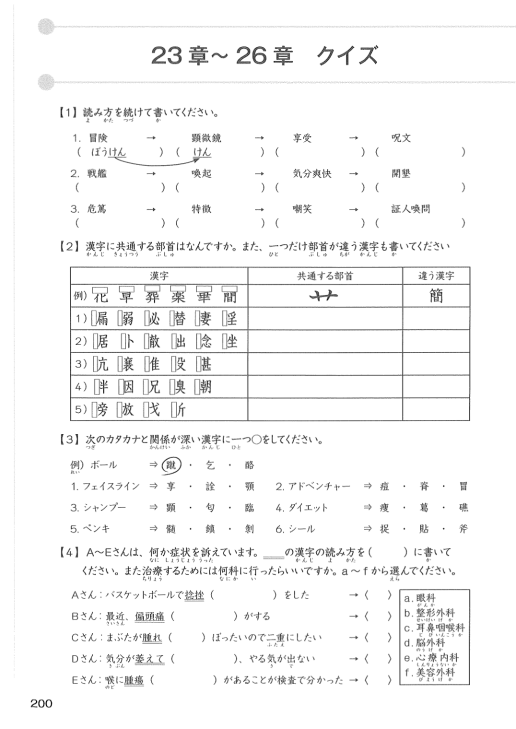
#> input picture scripts/phase5_renders/idx_193_bpage_200.png, 1032 x 1457 px, found by its file name (shown at 1/2 size)
$ python test_crops_p200.py
#> lines starting #> are read from the running program, lines starting #| are printed output that depends on the picture
import sys
from PIL import Image

sys.stdout.reconfigure(encoding='utf-8')

# Coordinates for:
# idx_193_bpage_200.png (size: 1032 x 1457)
# Let's inspect vertical divisions:
# Header: 0 - 200
# 【1】: ~200 - 450
# 【2】: ~450 - 850
# 【3】: ~850 - 1050
# 【4】: ~1050 - 1400

im_p200 = Image.open('scripts/phase5_renders/idx_193_bpage_200.png')
#> im_p200 is the input picture: PIL image 1032x1457 RGB; min 0, max 255, mean 246.6
w, h = im_p200.size
#> w = 1032; h = 1457
print(f"p200 size: {w}x{h}")
#| p200 size: 1032x1457

# Let's crop p200 sections
# Margin left: ~100, right: ~930
crop_ch24 = im_p200.crop((80, 190, 950, 470)) # 【1】
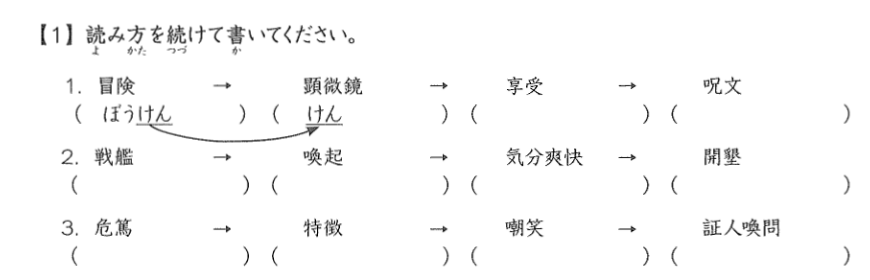
#> crop_ch24: PIL image 870x280 RGB; min 1, max 255, mean 249.6
crop_ch25 = im_p200.crop((80, 470, 950, 850)) # 【2】
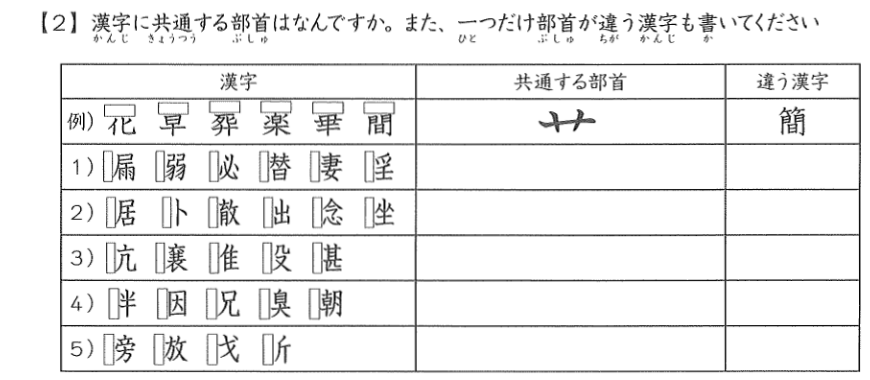
#> crop_ch25: PIL image 870x380 RGB; min 1, max 255, mean 238.6
crop_ch23 = im_p200.crop((80, 850, 950, 1070)) # 【3】
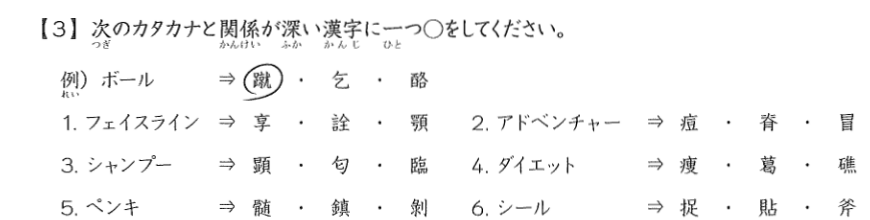
#> crop_ch23: PIL image 870x220 RGB; min 0, max 255, mean 247.6
crop_ch26 = im_p200.crop((80, 1070, 950, 1400)) # 【4】
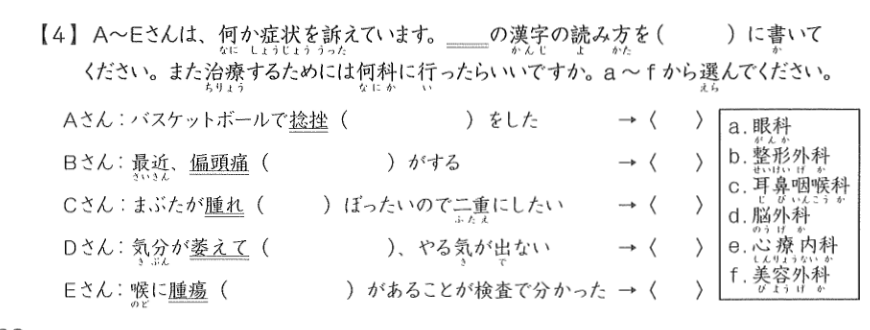
#> crop_ch26: PIL image 870x330 RGB; min 0, max 255, mean 243.4

crop_ch24.save('scripts/phase5_renders/test_ch24.webp', 'WEBP', quality=95)
crop_ch25.save('scripts/phase5_renders/test_ch25.webp', 'WEBP', quality=95)
crop_ch23.save('scripts/phase5_renders/test_ch23.webp', 'WEBP', quality=95)
crop_ch26.save('scripts/phase5_renders/test_ch26.webp', 'WEBP', quality=95)
print("Saved crops for p200")

$ run again, with scripts/phase5_renders/idx_191_bpage_198.png copied over scripts/phase5_renders/idx_193_bpage_200.png
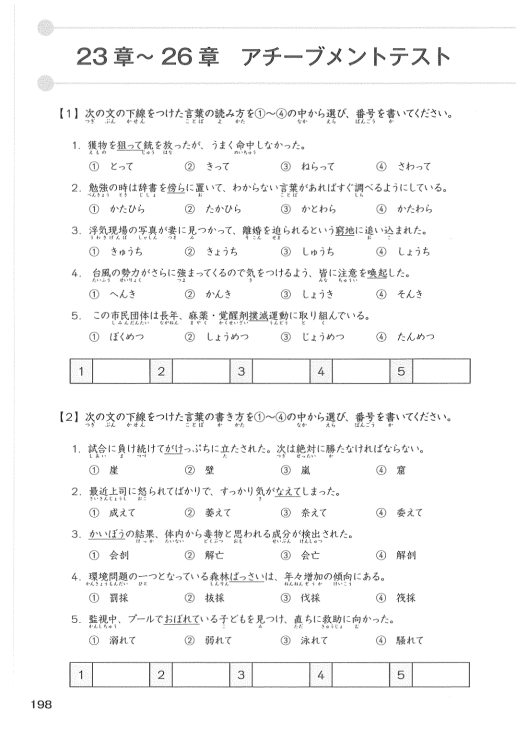
#> input picture scripts/phase5_renders/idx_191_bpage_198.png, 1032 x 1457 px, found by its file name (shown at 1/2 size)
#> im_p200 is the input picture: PIL image 1032x1457 RGB; min 0, max 255, mean 247
#| p200 size: 1032x1457
#> `crop_ch23 = im_p200.crop((80, 850, 950, 1070))`:
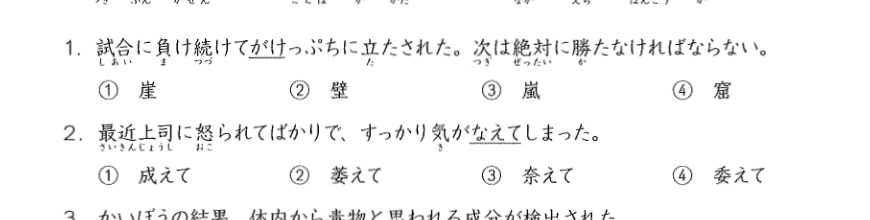
#> crop_ch23: PIL image 870x220 RGB; min 0, max 255, mean 246.6
#> `crop_ch26 = im_p200.crop((80, 1070, 950, 1400))`:
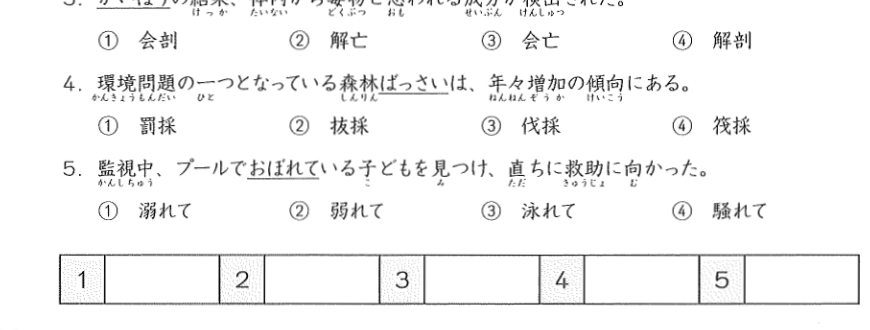
#> crop_ch26: PIL image 870x330 RGB; min 1, max 255, mean 245.3

$ run again, with scripts/phase5_renders/idx_192_bpage_199.png copied over scripts/phase5_renders/idx_193_bpage_200.png
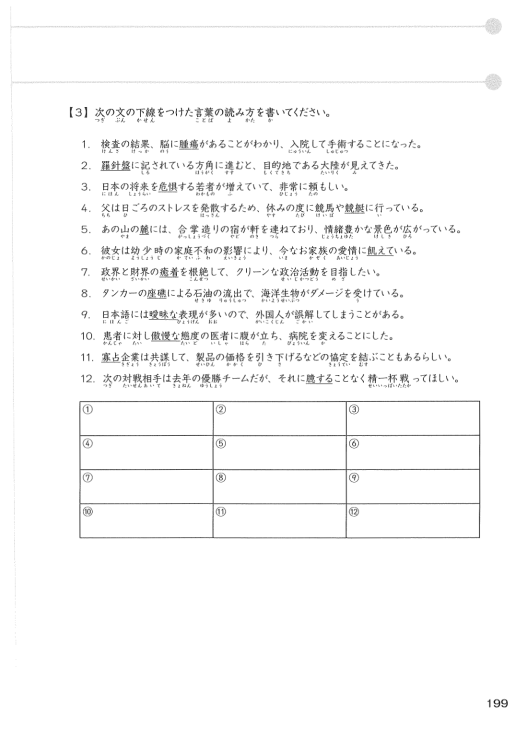
#> input picture scripts/phase5_renders/idx_192_bpage_199.png, 1032 x 1457 px, found by its file name (shown at 1/2 size)
#> im_p200 is the input picture: PIL image 1032x1457 RGB; min 1, max 255, mean 248.7
#| p200 size: 1032x1457
#> `crop_ch23 = im_p200.crop((80, 850, 950, 1070))`:
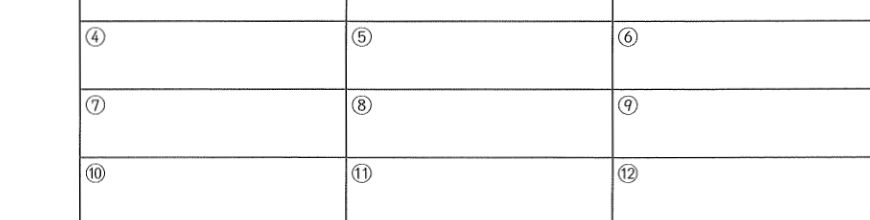
#> crop_ch23: PIL image 870x220 RGB; min 3, max 255, mean 248.7
#> `crop_ch26 = im_p200.crop((80, 1070, 950, 1400))`:
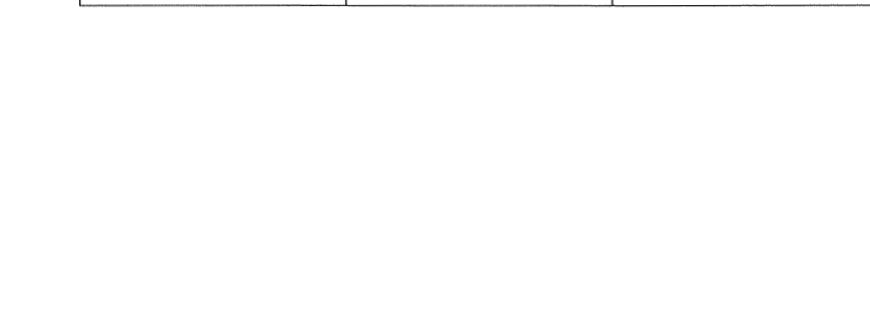
#> crop_ch26: PIL image 870x330 RGB; min 24, max 255, mean 254.1

$ run again, with scripts/phase5_renders/idx_194_bpage_201.png copied over scripts/phase5_renders/idx_193_bpage_200.png
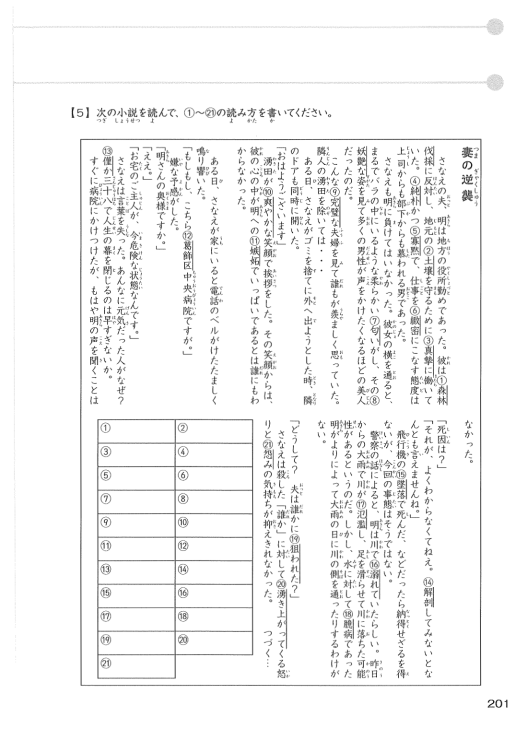
#> input picture scripts/phase5_renders/idx_194_bpage_201.png, 1032 x 1457 px, found by its file name (shown at 1/2 size)
#> im_p200 is the input picture: PIL image 1032x1457 RGB; min 1, max 255, mean 245
#| p200 size: 1032x1457
#> `crop_ch23 = im_p200.crop((80, 850, 950, 1070))`:
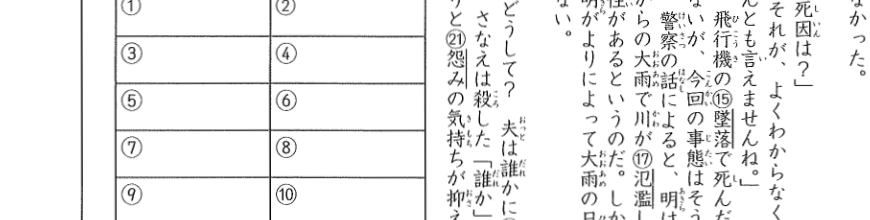
#> crop_ch23: PIL image 870x220 RGB; min 1, max 255, mean 240.8
#> `crop_ch26 = im_p200.crop((80, 1070, 950, 1400))`:
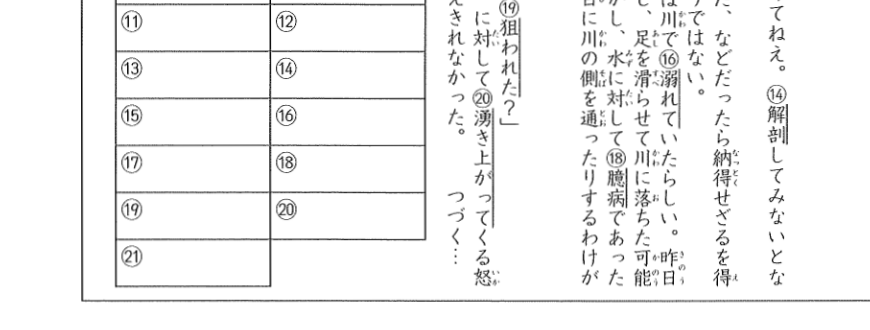
#> crop_ch26: PIL image 870x330 RGB; min 3, max 255, mean 244.1
